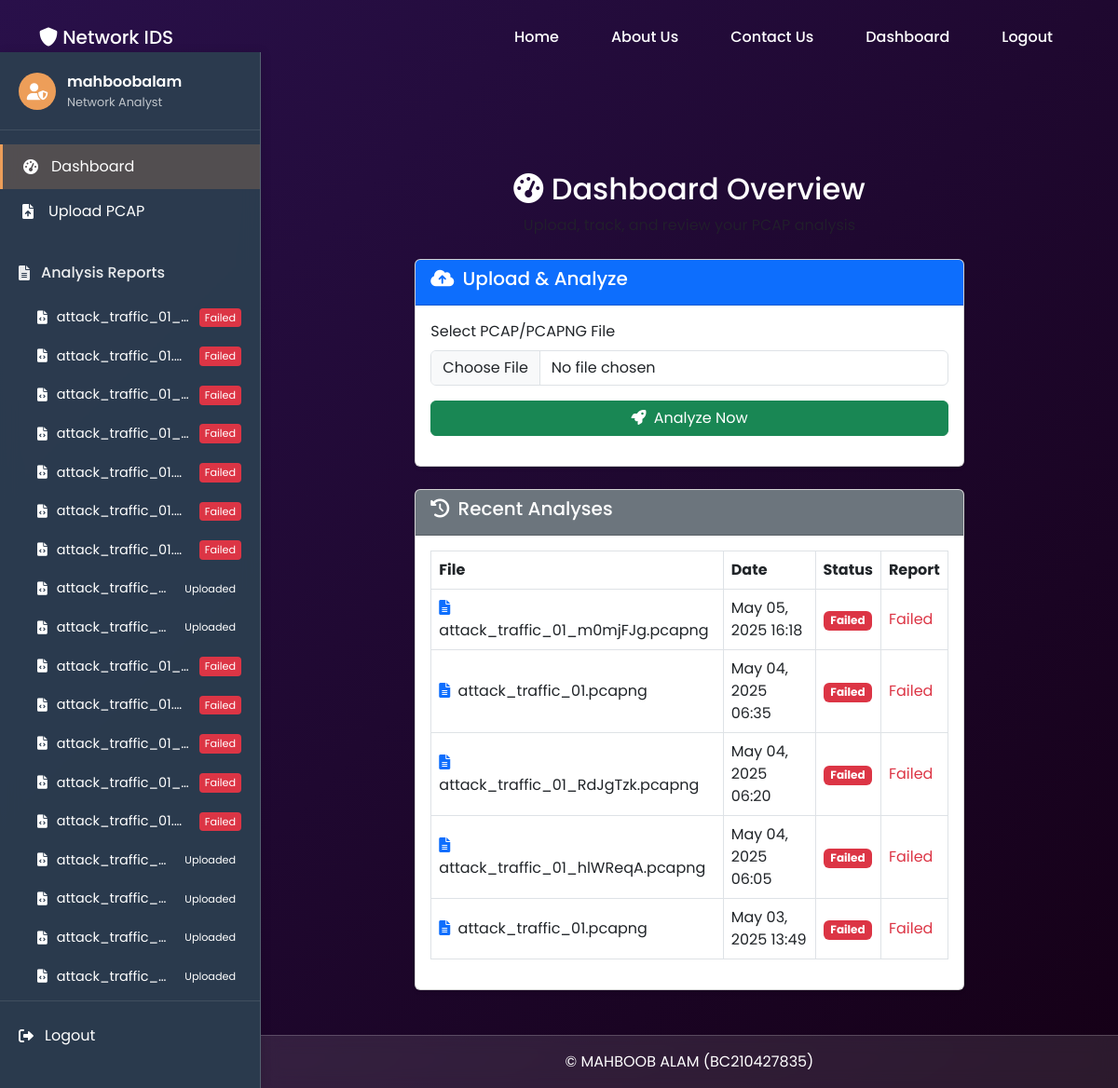
/dashboard/ (signed in), run on an earlier commit of the app's database.
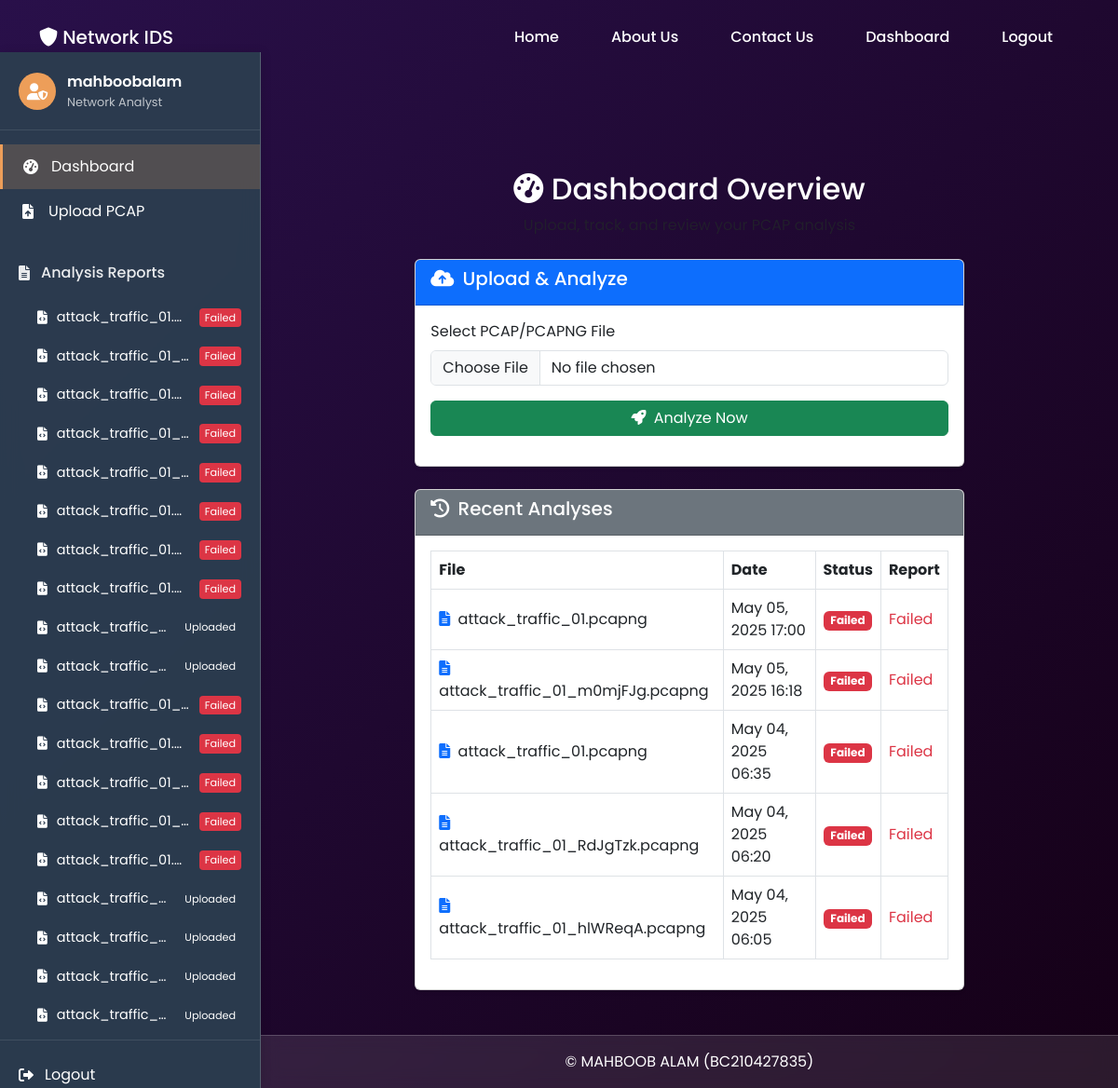
And on a later commit of the database.
### IDS/models.py (models this page shows, shortened)
class PcapFile(models.Model):
    STATUS_CHOICES = [
        ('uploaded', 'Uploaded'),
        ('processing', 'Processing'),
        ('completed', 'Completed'),
        ('failed', 'Failed'),
    ]
    PROGRESS_STAGES = [
        ('uploaded', 'File Uploaded'),
        ('converting', 'Converting PCAP to CSV'),
        ('preprocessing', 'Preprocessing Data'),
        ('predicting', 'Running Predictions'),
        ('saving', 'Saving Results'),
        ('completed', 'Completed'),
        ('failed', 'Failed'),
    ]
    user = models.ForeignKey(User, on_delete=models.CASCADE)
    file = models.FileField(upload_to='uploads/')
    uploaded_at = models.DateTimeField(auto_now_add=True)
    status = models.CharField(max_length=20, choices=STATUS_CHOICES, default='uploaded')
    progress_stage = models.CharField(
        max_length=20,
        choices=PROGRESS_STAGES,
        default='uploaded'
    )
    progress_message = models.CharField(
        max_length=200,
        blank=True,
        null=True,
        default='File uploaded successfully'
    )
    analysis_result = models.JSONField(null=True, blank=True)
    def filename(self):
        return self.file.name.split('/')[-1]

### IDS/views.py (the view, shortened to what this page needs)
# urls.py: path('dashboard/', views.dashboard, name='dashboard'),
@login_required
def dashboard(request):
    user_files = PcapFile.objects.filter(user=request.user).order_by('-uploaded_at')
    latest_file = user_files.first()
    return render(request, 'IDS/dashboard.html', {
        'user_files': user_files,
        'latest_file': latest_file,
        'upload_in_progress': latest_file and latest_file.status == 'processing',
        'analysis_completed': latest_file and latest_file.status == 'completed'
    })

### IDS/context_processors.py (called while the page is built)
def user_files(request):
    if request.user.is_authenticated:
        return {
            'user_files': PcapFile.objects.filter(
                user=request.user
            ).order_by('-uploaded_at').only(
                'id', 'file', 'uploaded_at', 'status',
                'progress_stage', 'progress_message'
            )[:10]  # Only show 10 most recent files
        }
    return {}  # Return empty dict for non-authenticated users

### IDS/templates/IDS/dashboard.html (shortened to what the changed rows need)
{% extends 'IDS/base.html' %}
{% load static %}
{% block content %}
<div class="container py-5">
    <div class="row">
        <div class="col-lg-8 mx-auto">
            <div class="text-center mb-4">
                <h2><i class="fas fa-tachometer-alt"></i> Dashboard Overview</h2>
            </div>
            <div class="card shadow-sm">
                <div class="card-body">
                    {% if user_files %}
                    <div class="table-responsive">
                        <table class="table table-bordered table-hover align-middle">
                            <thead>
                                <tr>
                                    <th>File</th>
                                    <th>Date</th>
                                    <th>Status</th>
                                    <th>Report</th>
                                </tr>
                            </thead>
                            <tbody>
                                {% for file in user_files|slice:":5" %}
                                <tr>
                                    <td><i class="fas fa-file-alt me-1 text-primary"></i> {{ file.filename }}</td>
                                    <td>{{ file.uploaded_at|date:"M d, Y H:i" }}</td>
                                    <td>
                                        <span class="badge
                                            {% if file.status == 'completed' %}bg-success
                                            {% elif file.status == 'processing' %}bg-warning
                                            {% elif file.status == 'failed' %}bg-danger
                                            {% else %}bg-secondary{% endif %}">
                                            {{ file.get_status_display }}
                                        </span>
                                    </td>
                                    <td>
                                        {% if file.status == 'completed' %}
                                        <a href="{% url 'analysis_report' file.id %}" class="btn btn-sm btn-outline-primary">
                                            View
                                        </a>
                                        {% elif file.status == 'failed' %}
                                        <span class="text-danger">Failed</span>
                                        {% else %}
                                        <span class="text-muted">Pending</span>
                                        {% endif %}
                                    </td>
                                </tr>
                                {% endfor %}
                            </tbody>
                        </table>
                    </div>
                    {% else %}
                    <p class="text-muted text-center">No uploads found yet.</p>
                    {% endif %}
                </div>
            </div>
        </div>
    </div>
</div>
{% endblock %}

### IDS/templates/IDS/base.html (shortened to what the changed rows need)
{% load static %}
<!DOCTYPE html>
<html lang="en">
<head>
    <link href="https://cdn.jsdelivr.net/npm/bootstrap@5.3.0/dist/css/bootstrap.min.css" rel="stylesheet">
    <link rel="stylesheet" href="https://cdnjs.cloudflare.com/ajax/libs/font-awesome/6.0.0/css/all.min.css">
    <link rel="stylesheet" href="{% static 'css/custom.css' %}">
</head>
<body class="{% if user.is_authenticated %}has-sidebar{% endif %}">
    {% if user.is_authenticated %}
    <div class="app-sidebar">
        <nav class="sidebar-nav">
            <div class="nav-section">
                <div class="section-content">
                    {% if user_files %}
                        {% for file in user_files %}
                        <a href="{% url 'analysis_report' file.id %}" class="report-item {% if file.id == current_file.id %}active{% endif %}">
                            <i class="fas fa-file-code"></i>
                            <span class="filename">{{ file.filename|truncatechars:20 }}</span>
                            <span class="status-badge {{ file.status }}">
                                {% if file.progress_stage == 'failed' %}
                                    Failed
                                {% else %}
                                    {{ file.get_status_display }}
                                {% endif %}
                            </span>
                        </a>
                        {% endfor %}
                    {% else %}
                        <div class="empty-reports">
                            <i class="fas fa-inbox"></i>
                            <span>No reports yet</span>
                        </div>
                    {% endif %}
                </div>
            </div>
        </nav>
    </div>
    {% endif %}
    <main class="app-content {% if user.is_authenticated %}with-sidebar{% endif %}">
        {% block content %}{% endblock %}
    </main>
</body>
</html>

What changed in the data, as far as the page shows it:
no longer on one of the page's lists (row unchanged): PcapFile: filename "attack_traffic_01.pcapng", uploaded_at "May 03, 2025 13:49", status "Failed"
added PcapFile: filename "attack_traffic_01.p…", progress_stage "Failed", filename "attack_traffic_01.pcapng", uploaded_at "May 05, 2025 17:00", status "Failed"
